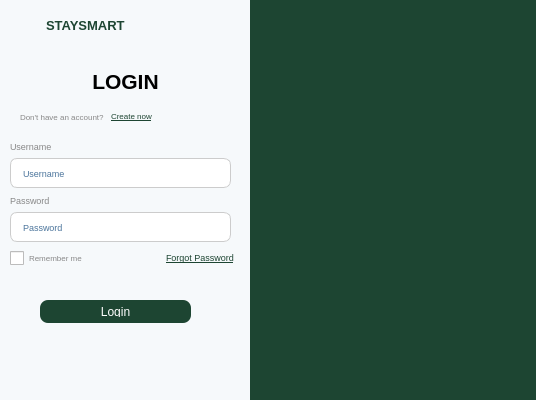
<?xml version="1.0" encoding="UTF-8"?>
<ui version="4.0">
 <class>MainWindow</class>
 <widget class="QMainWindow" name="MainWindow">
  <property name="geometry">
   <rect>
    <x>0</x>
    <y>0</y>
    <width>536</width>
    <height>400</height>
   </rect>
  </property>
  <property name="sizePolicy">
   <sizepolicy hsizetype="Preferred" vsizetype="Fixed">
    <horstretch>0</horstretch>
    <verstretch>0</verstretch>
   </sizepolicy>
  </property>
  <property name="windowTitle">
   <string>MainWindow</string>
  </property>
  <widget class="QWidget" name="centralwidget">
   <property name="styleSheet">
    <string notr="true">#right {
background-color: #1d4532
}
#left{
background-color: #f6f9fb;
}</string>
   </property>
   <layout class="QHBoxLayout" name="horizontalLayout">
    <property name="spacing">
     <number>0</number>
    </property>
    <property name="leftMargin">
     <number>0</number>
    </property>
    <property name="topMargin">
     <number>0</number>
    </property>
    <property name="rightMargin">
     <number>0</number>
    </property>
    <property name="bottomMargin">
     <number>0</number>
    </property>
    <item>
     <widget class="QWidget" name="left" native="true">
      <property name="maximumSize">
       <size>
        <width>250</width>
        <height>1000</height>
       </size>
      </property>
      <property name="styleSheet">
       <string notr="true"/>
      </property>
      <widget class="QWidget" name="widget_logo" native="true">
       <property name="geometry">
        <rect>
         <x>10</x>
         <y>10</y>
         <width>121</width>
         <height>31</height>
        </rect>
       </property>
       <widget class="QWidget" name="layoutWidget">
        <property name="geometry">
         <rect>
          <x>0</x>
          <y>0</y>
          <width>118</width>
          <height>32</height>
         </rect>
        </property>
        <layout class="QHBoxLayout" name="horizontalLayout_3">
         <item>
          <widget class="QLabel" name="Logo">
           <property name="maximumSize">
            <size>
             <width>30</width>
             <height>30</height>
            </size>
           </property>
           <property name="text">
            <string/>
           </property>
           <property name="pixmap">
            <pixmap resource="res.qrc">:/images/logo.png</pixmap>
           </property>
           <property name="scaledContents">
            <bool>true</bool>
           </property>
          </widget>
         </item>
         <item>
          <widget class="QLabel" name="Staysmart">
           <property name="maximumSize">
            <size>
             <width>100</width>
             <height>20</height>
            </size>
           </property>
           <property name="font">
            <font>
             <pointsize>10</pointsize>
             <weight>75</weight>
             <bold>true</bold>
            </font>
           </property>
           <property name="styleSheet">
            <string notr="true">#Staysmart {
color: #1d4532;
}</string>
           </property>
           <property name="text">
            <string>&lt;html&gt;&lt;head/&gt;&lt;body&gt;&lt;p&gt;&lt;span style=&quot; font-weight:600;&quot;&gt;STAYSMART&lt;/span&gt;&lt;/p&gt;&lt;/body&gt;&lt;/html&gt;</string>
           </property>
           <property name="alignment">
            <set>Qt::AlignLeading|Qt::AlignLeft|Qt::AlignVCenter</set>
           </property>
          </widget>
         </item>
        </layout>
       </widget>
      </widget>
      <widget class="QWidget" name="widget" native="true">
       <property name="geometry">
        <rect>
         <x>0</x>
         <y>100</y>
         <width>181</width>
         <height>31</height>
        </rect>
       </property>
       <widget class="QWidget" name="layoutWidget">
        <property name="geometry">
         <rect>
          <x>20</x>
          <y>10</y>
          <width>148</width>
          <height>13</height>
         </rect>
        </property>
        <layout class="QHBoxLayout" name="horizontalLayout_2">
         <item>
          <widget class="QLabel" name="signup">
           <property name="font">
            <font>
             <pointsize>6</pointsize>
            </font>
           </property>
           <property name="styleSheet">
            <string notr="true">#signup {
	color: rgb(136, 136, 136);
}</string>
           </property>
           <property name="text">
            <string>Don't have an account?</string>
           </property>
          </widget>
         </item>
         <item>
          <widget class="QLabel" name="label">
           <property name="font">
            <font>
             <pointsize>6</pointsize>
            </font>
           </property>
           <property name="styleSheet">
            <string notr="true">#create {
color: #1d4532;
}</string>
           </property>
           <property name="text">
            <string>&lt;html&gt;&lt;head/&gt;&lt;body&gt;&lt;p&gt;&lt;a href=&quot;#&quot;&gt;&lt;span style=&quot; text-decoration: underline; color:#1d4532;&quot;&gt;Create now&lt;/span&gt;&lt;/a&gt;&lt;/p&gt;&lt;/body&gt;&lt;/html&gt;</string>
           </property>
           <property name="textFormat">
            <enum>Qt::RichText</enum>
           </property>
           <property name="openExternalLinks">
            <bool>false</bool>
           </property>
          </widget>
         </item>
        </layout>
       </widget>
      </widget>
      <widget class="QWidget" name="widget_2" native="true">
       <property name="geometry">
        <rect>
         <x>-20</x>
         <y>130</y>
         <width>261</width>
         <height>221</height>
        </rect>
       </property>
       <widget class="QPushButton" name="loginBtn">
        <property name="geometry">
         <rect>
          <x>60</x>
          <y>170</y>
          <width>151</width>
          <height>23</height>
         </rect>
        </property>
        <property name="styleSheet">
         <string notr="true">#loginBtn {
    border-radius: 8px;   /* ← round corners */
    padding: 6px 10px;     /* ← spacing inside */
    background: #1d4532;
	color: white;
}
</string>
        </property>
        <property name="text">
         <string>Login</string>
        </property>
       </widget>
       <widget class="QWidget" name="widget_3" native="true">
        <property name="geometry">
         <rect>
          <x>30</x>
          <y>110</y>
          <width>231</width>
          <height>31</height>
         </rect>
        </property>
        <widget class="QWidget" name="layoutWidget">
         <property name="geometry">
          <rect>
           <x>0</x>
           <y>10</y>
           <width>246</width>
           <height>16</height>
          </rect>
         </property>
         <layout class="QHBoxLayout" name="horizontalLayout_4">
          <property name="spacing">
           <number>6</number>
          </property>
          <item>
           <widget class="QCheckBox" name="savepass">
            <property name="font">
             <font>
              <pointsize>6</pointsize>
             </font>
            </property>
            <property name="styleSheet">
             <string notr="true">#savepass {
	color: rgb(136, 136, 136);
}</string>
            </property>
            <property name="text">
             <string>Remember me</string>
            </property>
           </widget>
          </item>
          <item>
           <widget class="QLabel" name="forgot">
            <property name="font">
             <font>
              <pointsize>7</pointsize>
             </font>
            </property>
            <property name="styleSheet">
             <string notr="true">#forgot{
color: #1d4532
}</string>
            </property>
            <property name="text">
             <string>&lt;html&gt;&lt;head/&gt;&lt;body&gt;&lt;p&gt;&lt;a href=&quot;#&quot;&gt;&lt;span style=&quot; text-decoration: underline; color:#1d4532;&quot;&gt;Forgot Password&lt;/span&gt;&lt;/a&gt;&lt;/p&gt;&lt;/body&gt;&lt;/html&gt;</string>
            </property>
            <property name="indent">
             <number>30</number>
            </property>
           </widget>
          </item>
         </layout>
        </widget>
       </widget>
       <widget class="QWidget" name="layoutWidget">
        <property name="geometry">
         <rect>
          <x>30</x>
          <y>10</y>
          <width>221</width>
          <height>102</height>
         </rect>
        </property>
        <layout class="QVBoxLayout" name="verticalLayout">
         <item>
          <widget class="QLabel" name="un">
           <property name="font">
            <font>
             <pointsize>7</pointsize>
            </font>
           </property>
           <property name="styleSheet">
            <string notr="true">#un {
	color: rgb(136, 136, 136);
}</string>
           </property>
           <property name="text">
            <string>Username</string>
           </property>
          </widget>
         </item>
         <item>
          <widget class="QLineEdit" name="un_input">
           <property name="enabled">
            <bool>true</bool>
           </property>
           <property name="sizePolicy">
            <sizepolicy hsizetype="Preferred" vsizetype="Fixed">
             <horstretch>0</horstretch>
             <verstretch>0</verstretch>
            </sizepolicy>
           </property>
           <property name="minimumSize">
            <size>
             <width>200</width>
             <height>0</height>
            </size>
           </property>
           <property name="font">
            <font>
             <pointsize>7</pointsize>
            </font>
           </property>
           <property name="styleSheet">
            <string notr="true">#un_input {
    border: 1px solid #cccccc;
    border-radius: 7px;   /* ← round corners */
    padding: 6px 10px;     /* ← spacing inside */
    background: white;
	color: #4c759c;
}
</string>
           </property>
           <property name="text">
            <string>Username</string>
           </property>
           <property name="frame">
            <bool>true</bool>
           </property>
          </widget>
         </item>
         <item>
          <widget class="QLabel" name="password">
           <property name="font">
            <font>
             <pointsize>7</pointsize>
            </font>
           </property>
           <property name="styleSheet">
            <string notr="true">#password {
	color: rgb(136, 136, 136);
}</string>
           </property>
           <property name="text">
            <string>Password</string>
           </property>
          </widget>
         </item>
         <item>
          <widget class="QLineEdit" name="pass_input">
           <property name="enabled">
            <bool>true</bool>
           </property>
           <property name="sizePolicy">
            <sizepolicy hsizetype="Preferred" vsizetype="Fixed">
             <horstretch>0</horstretch>
             <verstretch>0</verstretch>
            </sizepolicy>
           </property>
           <property name="minimumSize">
            <size>
             <width>200</width>
             <height>0</height>
            </size>
           </property>
           <property name="font">
            <font>
             <pointsize>7</pointsize>
            </font>
           </property>
           <property name="styleSheet">
            <string notr="true">#pass_input {
    border: 1px solid #cccccc;
    border-radius: 7px;   /* ← round corners */
    padding: 6px 10px;     /* ← spacing inside */
    background: white;
	color: #4c759c;
}
</string>
           </property>
           <property name="text">
            <string>Password</string>
           </property>
           <property name="frame">
            <bool>true</bool>
           </property>
           <property name="echoMode">
            <enum>QLineEdit::Normal</enum>
           </property>
          </widget>
         </item>
        </layout>
       </widget>
      </widget>
      <widget class="QLabel" name="Login">
       <property name="geometry">
        <rect>
         <x>90</x>
         <y>70</y>
         <width>71</width>
         <height>23</height>
        </rect>
       </property>
       <property name="font">
        <font>
         <pointsize>16</pointsize>
         <weight>75</weight>
         <bold>true</bold>
        </font>
       </property>
       <property name="styleSheet">
        <string notr="true">#login {
color: #1d4532;
}</string>
       </property>
       <property name="text">
        <string>LOGIN</string>
       </property>
       <property name="alignment">
        <set>Qt::AlignCenter</set>
       </property>
      </widget>
     </widget>
    </item>
    <item>
     <widget class="QWidget" name="right" native="true">
      <property name="maximumSize">
       <size>
        <width>500</width>
        <height>1000</height>
       </size>
      </property>
      <property name="styleSheet">
       <string notr="true">#right {
color: #1d4532;
}</string>
      </property>
      <widget class="QLabel" name="label_2">
       <property name="geometry">
        <rect>
         <x>-60</x>
         <y>-30</y>
         <width>381</width>
         <height>461</height>
        </rect>
       </property>
       <property name="maximumSize">
        <size>
         <width>1000</width>
         <height>16777215</height>
        </size>
       </property>
       <property name="text">
        <string/>
       </property>
       <property name="pixmap">
        <pixmap>../../../Downloads/GUI Draft (1).png</pixmap>
       </property>
       <property name="scaledContents">
        <bool>true</bool>
       </property>
      </widget>
     </widget>
    </item>
   </layout>
  </widget>
 </widget>
 <resources>
  <include location="res.qrc"/>
 </resources>
 <connections/>
</ui>
